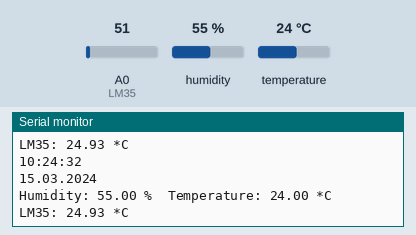
Bench run of a sketch on a simulated Arduino Uno, built with avr-gcc and run on an emulated ATmega328P. On the bench: the last lines printed to the serial monitor. Inputs (shaded band) come from the test bench; at power-on: humidity 55 %, A0 (LM35) = 51, temperature 24 °C. The local clock reads 2024-03-15 10:24:30 at power-on unless the sketch sets it.

Above: at 2.8 s.
2.9 s: humidity set to 22 %
At 3.9 s:
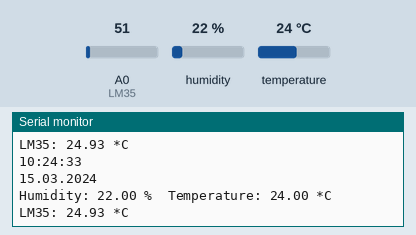
4.4 s: A0 (LM35) set to 61
At 5.7 s:
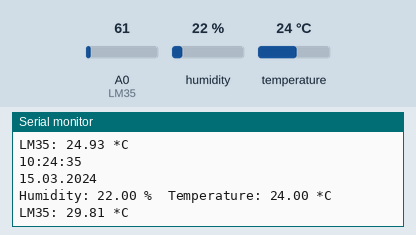
5.9 s: temperature set to 12 °C
At 7.3 s:
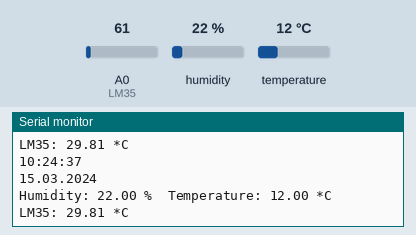
7.4 s: A0 (LM35) set to 71
At 8.7 s:
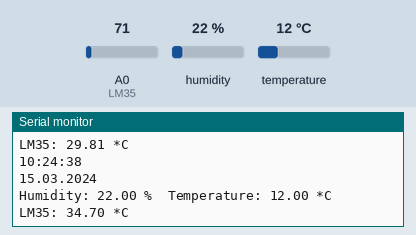
8.9 s: humidity set to 40 %
At 9.7 s:
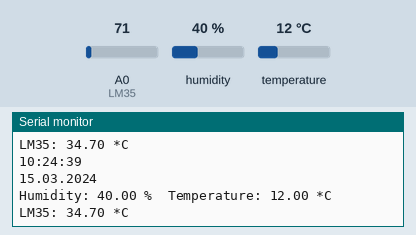
Timing chart, 0 to 11.4 s (numbered marks = the images above; inputs shaded):
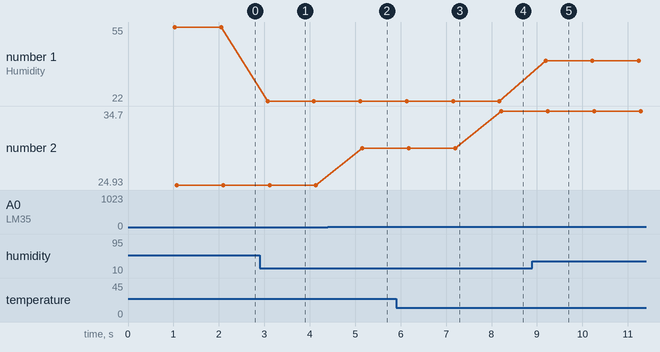

The sketch:

humidity.ino
```cpp
/* This code uses example code from the Adafruit examples
 * of using the AM2302 humidity sensor.
 * It shows the time too! (Using an RTC)
 * The LM35 is also tested here.
 * Esse codigo usa exmplos do codigo da Adafruit, em relacao
 * ao sensor de umidade AM2302.
 * Ele tambem mostra a hora! (Usando um RTC)
 * O LM35 tambem eh testado aqui.
 */
#include <DS3231.h>
#include <DHT.h>

#define DHTPIN 8     // what pin we're connected to
#define DHTTYPE DHT22   // DHT 22  (AM2302)
#define LM35 A0

DHT dht(DHTPIN, DHTTYPE);

DS3231 rtc(SDA, SCL); // A4 and A5 cannot be used, they're i2c

void setup() {
  Serial.begin(9600);
  dht.begin();
}

void loop() {
  rtc.begin();
  // Wait a few seconds between measurements.
  delay(1000);

  // Reading temperature or humidity takes about 250 milliseconds!
  // Sensor readings may also be up to 2 seconds 'old' (its a very slow sensor)
  float h = dht.readHumidity();
  // Read temperature as Celsius
  float t = dht.readTemperature();

  // Check if any reads failed and exit early (to try again).
  if (isnan(h) || isnan(t)) {
    Serial.println("Failed to read from DHT sensor!");
    Serial.println(h);
    Serial.println(t);
    delay(500);
    return;
  }

  Serial.println(rtc.getTimeStr());
  Serial.println(rtc.getDateStr());

  Serial.print("Humidity: ");
  Serial.print(h);
  Serial.print(" %\t");
  Serial.print("Temperature: ");
  Serial.print(t);
  Serial.println(" *C ");

  Serial.print("LM35: ");
  Serial.print((float(analogRead(LM35))*5/(1023))/0.01);
  Serial.println(" *C ");
}
```

Measured:
- after the input at 2.9 s, the serial monitor: prints a new line after 0.17 s (image 1)
- after the input at 4.4 s, the serial monitor: prints a new line after 0.76 s (image 2)
- after the input at 5.9 s, the serial monitor: prints a new line after 1.3 s (image 3)
- after the input at 7.4 s, the serial monitor: prints a new line after 0.82 s (image 4)
- after the input at 8.9 s, the serial monitor: prints a new line after 0.30 s (image 5)
- plotted number 1: 55 → 22 after the input at 2.9 s
- plotted number 2: 24.93 → 29.81 after the input at 4.4 s, 29.81 → 34.7 after the input at 7.4 s
